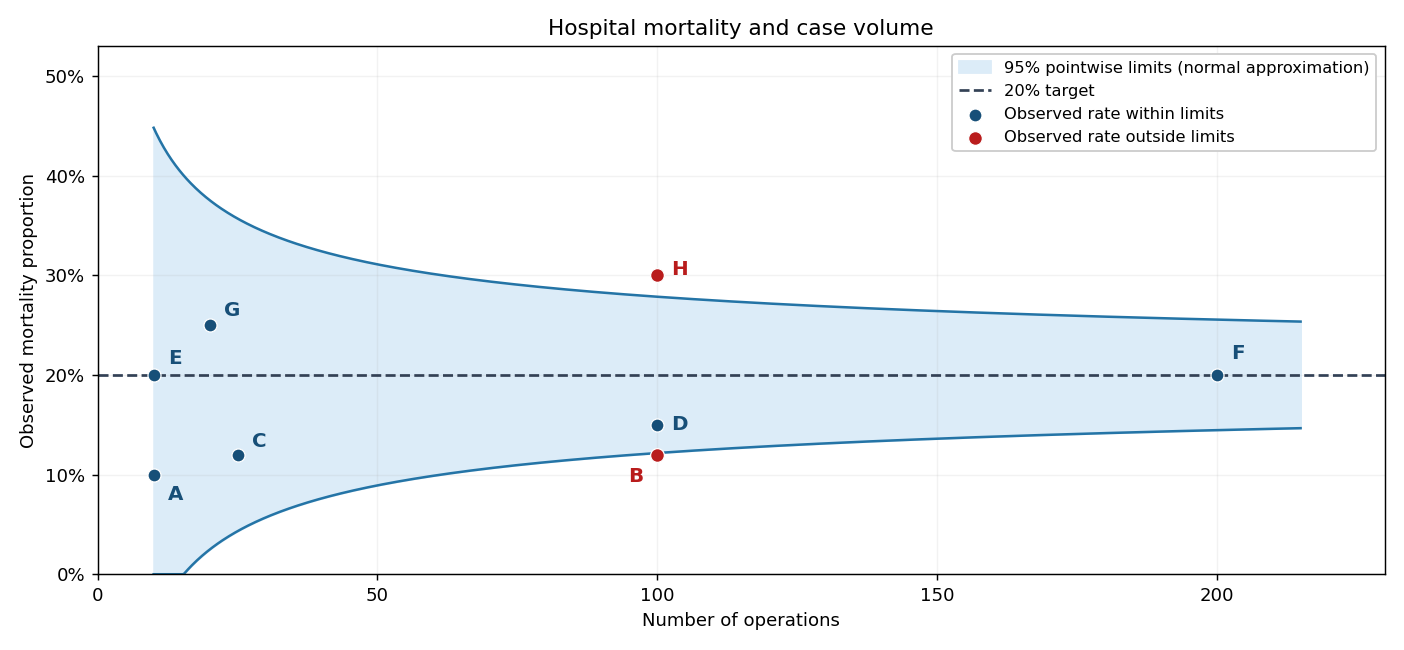

Write the Python code that produced this figure.
"""Original hospital funnel plot; Python 3.14, root NumPy/Matplotlib dependencies.

Outputs paper-38-mortality-funnel.png to the caller CWD. Honors MPLCONFIGDIR.
"""
import numpy as np
import matplotlib
matplotlib.use('Agg')
import matplotlib.pyplot as plt

labels=list('ABCDEFGH')
volumes=np.array([10,100,25,100,10,200,20,100])
deaths=np.array([1,12,3,15,2,40,5,30])
rates=deaths/volumes
p0=.2
n=np.linspace(10,215,900)
width=1.959963984540054*np.sqrt(p0*(1-p0)/n)
lower=np.maximum(0,p0-width);upper=np.minimum(1,p0+width)
fig,ax=plt.subplots(figsize=(10.8,5),facecolor='white')
ax.set_facecolor('white')
ax.fill_between(n,lower,upper,color='#dcecf8',alpha=1,label='95% pointwise limits (normal approximation)')
ax.plot(n,lower,color='#2474a6',lw=1.4)
ax.plot(n,upper,color='#2474a6',lw=1.4)
ax.axhline(p0,color='#334155',ls='--',lw=1.5,label='20% target')
out=np.abs(rates-p0)>1.959963984540054*np.sqrt(p0*(1-p0)/volumes)
ax.scatter(volumes[~out],rates[~out],s=52,color='#174f78',edgecolor='white',linewidth=.7,zorder=4,label='Observed rate within limits')
ax.scatter(volumes[out],rates[out],s=58,color='#b91c1c',edgecolor='white',linewidth=.7,zorder=4,label='Observed rate outside limits')
offsets=[(8,-14),(-16,-15),(8,4),(8,-3),(8,6),(8,9),(8,5),(8,0)]
for label,x,y,offset,flag in zip(labels,volumes,rates,offsets,out):
    ax.annotate(label,(x,y),xytext=offset,textcoords='offset points',fontsize=11,
                color='#b91c1c' if flag else '#174f78',fontweight='bold')
ax.set_xlim(0,230);ax.set_ylim(0,.53)
ax.set_xlabel('Number of operations');ax.set_ylabel('Observed mortality proportion')
ax.set_title('Hospital mortality and case volume')
ax.set_yticks(np.arange(0,.51,.1),[f'{int(100*y)}%' for y in np.arange(0,.51,.1)])
ax.grid(alpha=.16)
ax.legend(loc='upper right',framealpha=1,fontsize=9)
fig.tight_layout()
fig.savefig('paper-38-mortality-funnel.png',dpi=130,facecolor='white',transparent=False)
plt.close(fig)
